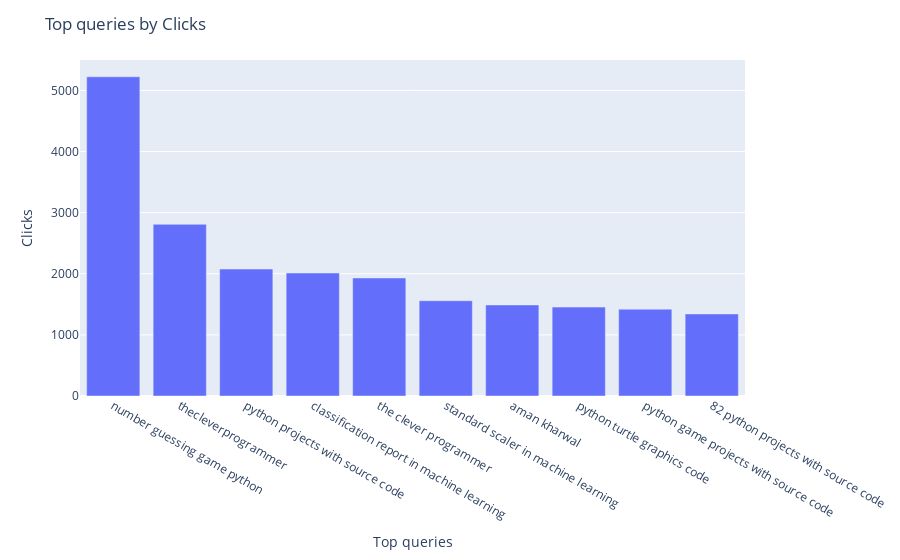
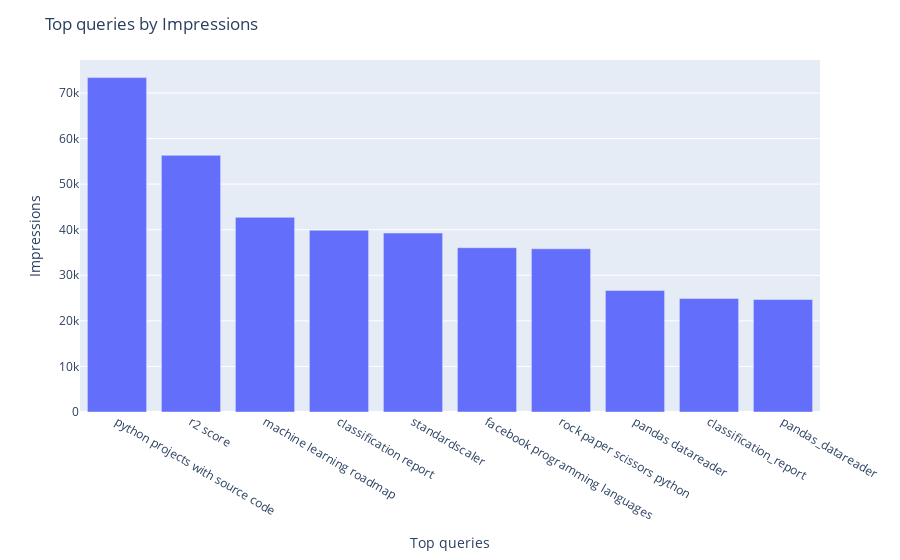

Source (notebook cell) for these figures, in order:
### Code cell
#Q:4
import pandas as pd
import plotly.express as px
import plotly.io as pio

# Sort the DataFrame by clicks and impressions in descending order
top_queries_by_clicks = df.sort_values(by='Clicks', ascending=False).head(10)
top_queries_by_impressions = df.sort_values(by='Impressions', ascending=False).head(10)

# Plot top queries by clicks
fig_clicks = px.bar(top_queries_by_clicks, x='Top queries', y='Clicks', labels={'x':'Top queries', 'y':'Clicks'})
fig_clicks.update_layout(title='Top queries by Clicks')
fig_clicks.show()

# Plot top queries by impressions
fig_impressions = px.bar(top_queries_by_impressions, x='Top queries', y='Impressions', labels={'x':'Top queries', 'y':'Impressions'})
fig_impressions.update_layout(title='Top queries by Impressions')
fig_impressions.show()

### Figure 1 — Plotly figure (JSON) as saved in the notebook; plotly's stock layout.template omitted (floating-point values rounded to 4 significant figures)
{"data": [{"alignmentgroup": "True", "hovertemplate": "Top queries=%{x}<br>Clicks=%{y}<extra></extra>", "legendgroup": "", "marker": {"color": "#636efa", "pattern": {"shape": ""}}, "name": "", "offsetgroup": "", "orientation": "v", "showlegend": false, "textposition": "auto", "type": "bar", "x": ["number guessing game python", "thecleverprogrammer", "python projects with source code", "classification report in machine learning", "the clever programmer", "standard scaler in machine learning", "aman kharwal", "python turtle graphics code", "python game projects with source code", "82 python projects with source code"], "xaxis": "x", "y": [5223, 2809, 2077, 2012, 1931, 1559, 1490, 1455, 1421, 1343], "yaxis": "y"}], "layout": {"barmode": "relative", "legend": {"tracegroupgap": 0}, "margin": {"t": 60}, "title": {"text": "Top queries by Clicks"}, "xaxis": {"anchor": "y", "domain": [0, 1], "title": {"text": "Top queries"}}, "yaxis": {"anchor": "x", "domain": [0, 1], "title": {"text": "Clicks"}}}}

### Figure 2 — Plotly figure (JSON) as saved in the notebook; plotly's stock layout.template omitted (floating-point values rounded to 4 significant figures)
{"data": [{"alignmentgroup": "True", "hovertemplate": "Top queries=%{x}<br>Impressions=%{y}<extra></extra>", "legendgroup": "", "marker": {"color": "#636efa", "pattern": {"shape": ""}}, "name": "", "offsetgroup": "", "orientation": "v", "showlegend": false, "textposition": "auto", "type": "bar", "x": ["python projects with source code", "r2 score", "machine learning roadmap", "classification report", "standardscaler", "facebook programming languages", "rock paper scissors python", "pandas datareader", "classification_report", "pandas_datareader"], "xaxis": "x", "y": [73380, 56322, 42715, 39896, 39267, 36055, 35824, 26663, 24917, 24689], "yaxis": "y"}], "layout": {"barmode": "relative", "legend": {"tracegroupgap": 0}, "margin": {"t": 60}, "title": {"text": "Top queries by Impressions"}, "xaxis": {"anchor": "y", "domain": [0, 1], "title": {"text": "Top queries"}}, "yaxis": {"anchor": "x", "domain": [0, 1], "title": {"text": "Impressions"}}}}
